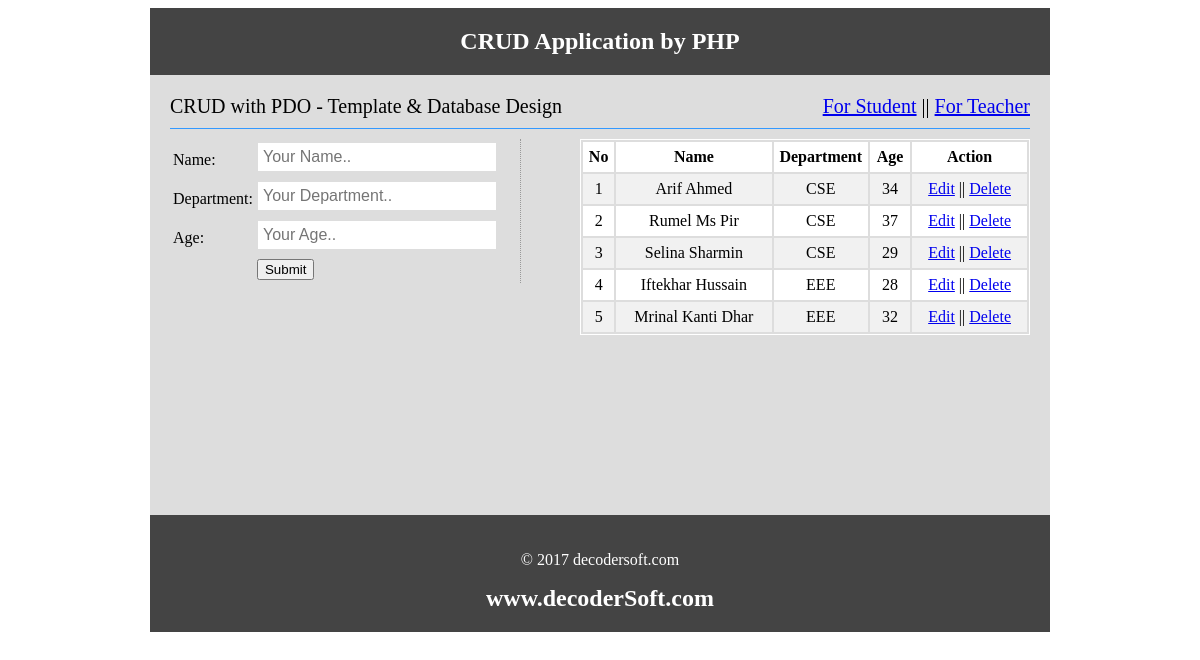
Page /teacher.php on the committed database.
### tables this page shows
CREATE TABLE `tbl_teacher` (
  `id` int(11) NOT NULL,
  `name` varchar(100) NOT NULL,
  `dep` varchar(50) NOT NULL,
  `age` int(11) NOT NULL
);

### classes/Main.php (called while the page is built, shortened)
<?php
	include "DB.php";
	abstract class Main
	{
		protected $table;
			public function readAll(){
		        $sql = "SELECT * FROM $this->table";
		        $stmt = DB::prepare($sql);
		        $stmt->execute();
		        return $stmt->fetchALL();
	    	}
	}
?>

### classes/DB.php (called while the page is built, shortened)
<?php
class DB{
    private static $pdo;
    private static $dsn = "mysql:dbname=".DB_NAME."; host=".DB_HOST;
    public static function connection(){
        if(!isset(self::$pdo)){
            try{
                 self::$pdo = new PDO(self::$dsn, DB_USER, DB_PASS);
            } catch (PDOException $ex) {
                echo "Connection Failed.".$ex->getMessage()."<br/>";
            }
        }
        return self::$pdo;
    }
    public static function prepare($sql){
        return self::connection()->prepare($sql);
    }
}
?>

### teacher.php (the view, shortened to what this page needs)
<?php
include("header.php");
?>
<?php
$user = new Teacher();
?>
<?php
    if(isset($_GET['action']) && $_GET['action'] == 'edit')
    {
        $id = (int)$_GET['id'];
        $result = $user->readByID($id);
?>
<section class="mainleft">
    <form action="" method="post">
        <table>
            <input type="hidden" name="id" value="<?php echo $result['id'];?>"
            <tr>
                <td>Name: </td>
                <td><input type="text" name="name" value="<?php echo $result['name'];?>" required="1"/></td>
            </tr>
            <tr>
                <td>Department: </td>
                <td><input type="text" name="dept" value="<?php echo $result['dep'];?>" required="1"/></td>
            </tr>
            <tr>
                <td>Age: </td>
                <td><input type="text" name="age" value="<?php echo $result['age'];?>" required="1"/></td>
            </tr>
            <tr>
                <td></td>
                <td><input type="submit" name="update" value="Update"/></td>
            </tr>
        </table>
    </form>
</section>
 <?php  } else { ?>
<section class="mainleft">
    <form action="" method="post">
        <table>
            <tr>
                <td>Name: </td>
                <td><input type="text" name="name" placeholder="Your Name.." required="1"/></td>
            </tr>
            <tr>
                <td>Department: </td>
                <td><input type="text" name="dept" placeholder="Your Department.." required="1"/></td>
            </tr>
            <tr>
                <td>Age: </td>
                <td><input type="text" name="age" placeholder="Your Age.." required="1"/></td>
            </tr>
            <tr>
                <td></td>
                <td><input type="submit" name="submit" value="Submit"/></td>
            </tr>
        </table>
    </form>
</section>
<?php } ?>
<section class="mainright">
    <table class="tblone">
        <tr>
            <th>No</th>
            <th>Name</th>
            <th>Department</th>
            <th>Age</th>
            <th>Action</th>
        </tr>
    <?php
    $i = 0;
    foreach($user->readAll() as $value){
        $i++;
    ?>
        <tr>
            <td><?php echo $i ?></td>
            <td><?php echo $value['name']?></td>
            <td><?php echo $value['dep']?></td>
            <td><?php echo $value['age']?></td>
            <td>
                <?php
                    echo "<a href='teacher.php?action=edit&id=".$value['id']."'>Edit</a>";
                ?>
                  ||
                <?php echo "<a href='teacher.php?action=delete&id=".$value['id']."' onClick='return confirm(\"Are you sure to delete Data....\")'>Delete</a>"; ?>
            </td>
        </tr>
    <?php } ?>
    </table>
</section>
<?php include("footer.php"); ?>

### header.php (shortened to what this page needs)
<!DOCTYPE html>
<html>
<head>
</head>
<body>
	<div class="phpcoding">
		<section class="header">
			<h2>CRUD Application by PHP</h2>
		</section>
<section class="content">
    <section class="subject">
        <p>CRUD with PDO - Template & Database Design<span style="float: right"> <a href="index.php">For Student</a> || <a href="teacher.php"> For Teacher </a></span></p>
    </section>

### footer.php
</section>
<div class="phpcoding">
    	<section class="footer">
    	<p>&copy; <?php echo date("Y"); ?> decodersoft.com</p>
			<h2>www.decoderSoft.com</h2>
		</section>
	</div>
</body>
</html>

### header.php (style rules this page uses)
.phpcoding { width: 900px; margin: 0 auto; background: #ddd; }
.header, .footer { background: #444; color: #fff; text-align: center; padding: 20px; }
.header h2, .footer h2 { margin: 0 }
.content { min-height: 400px; padding: 20px; }
input[type="text"] { width: 238px; padding: 5px; }
.mainleft { border-right: 1px dotted #999; float:left; margin-right: 16px;width: 350px }
.mainright { float: right; width: 450px }
.tblone { width: 100%; border: 1px solid #fff; }
.tblone td { padding: 5px 10px; text-align: center; }
table.tblone tr:nth-child(2n+1) { background: #fff; height: 30px; }
table.tblone tr:nth-child(2n) { background: #f1f1f1; height: 30px; }
input[type="text"] { border: 1px solid #ddd; margin-bottom: 5px; padding: 5px; width: 228px; font-size: 16px; }
input[type="submit"] { cursor: pointer }
.subject { border-bottom: 1px solid #3399ff; font-size: 20px; margin-bottom: 10px; padding-bottom: 10px; }
.subject p { margin: 0; }

### rows in the picture
tbl_teacher: name "Arif Ahmed", dep "CSE", age "34"
tbl_teacher: name "Rumel Ms Pir", dep "CSE", age "37"
tbl_teacher: name "Selina Sharmin", dep "CSE", age "29"
tbl_teacher: name "Iftekhar Hussain", dep "EEE", age "28"
tbl_teacher: name "Mrinal Kanti Dhar", dep "EEE", age "32"
